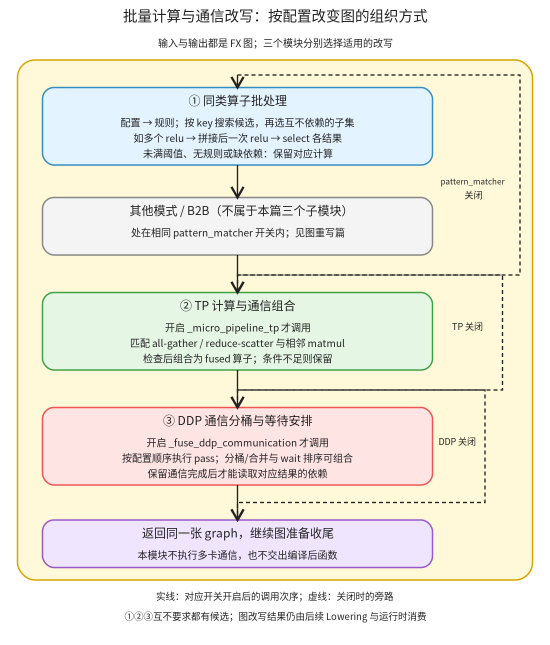
#> input picture torch/compile/inductor/assets/batch-communication.png, 1100 x 1290 px (shown at 1/2 size)
$ python batch_communication_flow.py
#> lines starting #> are read from the running program, lines starting #| are printed output that depends on the picture
"""批量与通信的三个职责及真实调用位置。"""
from pathlib import Path
from html import escape
import cairosvg
from PIL import Image,ImageOps
P=Path(__file__).resolve().parent
H=1290
a=[f'<svg xmlns="http://www.w3.org/2000/svg" width="1100" height="{H}" viewBox="0 0 1100 {H}"><defs><marker id="arr" markerWidth="9" markerHeight="9" refX="7" refY="4" orient="auto"><path d="M0 0 L7 4 L0 8" fill="none" stroke="#222" stroke-width="1.5"/></marker></defs><rect width="1100" height="{H}" fill="white"/><g font-family="Noto Sans CJK SC,sans-serif" fill="#222">']
def t(x,y,s,z=20):a.append(f'<text x="{x}" y="{y}" text-anchor="middle" font-size="{z}">{escape(s)}</text>')
def b(y,h,title,lines,fill,stroke):
 a.append(f'<rect x="85" y="{y}" width="780" height="{h}" rx="23" fill="{fill}" stroke="{stroke}" stroke-width="3"/>');t(475,y+35,title,24)
 for j,s in enumerate(lines):t(475,y+78+j*31,s,20)
def edge(d,dash=False):a.append(f'<path d="{d}" fill="none" stroke="#222" stroke-width="2.7" marker-end="url(#arr)"'+(' stroke-dasharray="8 6"' if dash else '')+'/>')
t(550,43,'批量计算与通信改写：按配置改变图的组织方式',29)
t(550,94,'输入与输出都是 FX 图；三个模块分别选择适用的改写')
a.append('<rect x="35" y="120" width="1030" height="1040" rx="35" fill="#fff9d9" stroke="#d9a300" stroke-width="3"/>')
b(175,155,'① 同类算子批处理',['配置 → 规则；按 key 搜索候选，再选互不依赖的子集','如多个 relu → 拼接后一次 relu → select 各结果','未满阈值、无规则或缺依赖：保留对应计算'],'#e3f3ff','#368dc0')
b(395,115,'其他模式 / B2B（不属于本篇三个子模块）',['处在相同 pattern_matcher 开关内；见图重写篇'],'#f4f4f4','#888')
b(585,155,'② TP 计算与通信组合',['开启 _micro_pipeline_tp 才调用','匹配 all-gather / reduce-scatter 与相邻 matmul','检查后组合为 fused 算子；条件不足则保留'],'#e5f6e5','#40a147')
b(815,155,'③ DDP 通信分桶与等待安排',['开启 _fuse_ddp_communication 才调用','按配置顺序执行 pass；分桶/合并与 wait 排序可组合','保留通信完成后才能读取对应结果的依赖'],'#ffe4e4','#ef5555')
b(1040,95,'返回同一张 graph，继续图准备收尾',['本模块不执行多卡通信，也不交出编译后函数'],'#f0e5ff','#9959c6')
edge('M475 150 V175');edge('M475 330 V395');edge('M475 510 V585');edge('M475 740 V815');edge('M475 970 V1040')
edge('M475 150 H1040 V550 H475 V585',True);t(946,369,'pattern_matcher',16);t(946,397,'关闭',18)
edge('M475 550 H1005 V780 H475 V815',True);t(934,660,'TP 关闭',18)
edge('M475 780 H970 V1005 H475 V1040',True);t(914,890,'DDP 关闭',18)
t(550,1200,'实线：对应开关开启后的调用次序；虚线：关闭时的旁路',19)
t(550,1240,'①②③互不要求都有候选；图改写结果仍由后续 Lowering 与运行时消费',19)
a.append('</g></svg>');svg=''.join(a);(P/'batch-communication.svg').write_text(svg);cairosvg.svg2png(bytestring=svg.encode(),write_to=str(P/'batch-communication.png'))
#> (this line was passed over: cairosvg is not available in this run)
im=Image.open(P/'batch-communication.png').convert('RGB');im.thumbnail((770,1000));gray=ImageOps.grayscale(im).convert('RGB');canvas=Image.new('RGB',(im.width*2,im.height),'white');canvas.paste(im,(0,0));canvas.paste(gray,(im.width,0));canvas.save(P/'batch-communication-review.png')
#> further down, im is the input picture: PIL image 1100x1290 RGB; mean R, G, B 238.4, 235.6, 223.6
#> after `im.thumbnail((770, 1000))`:
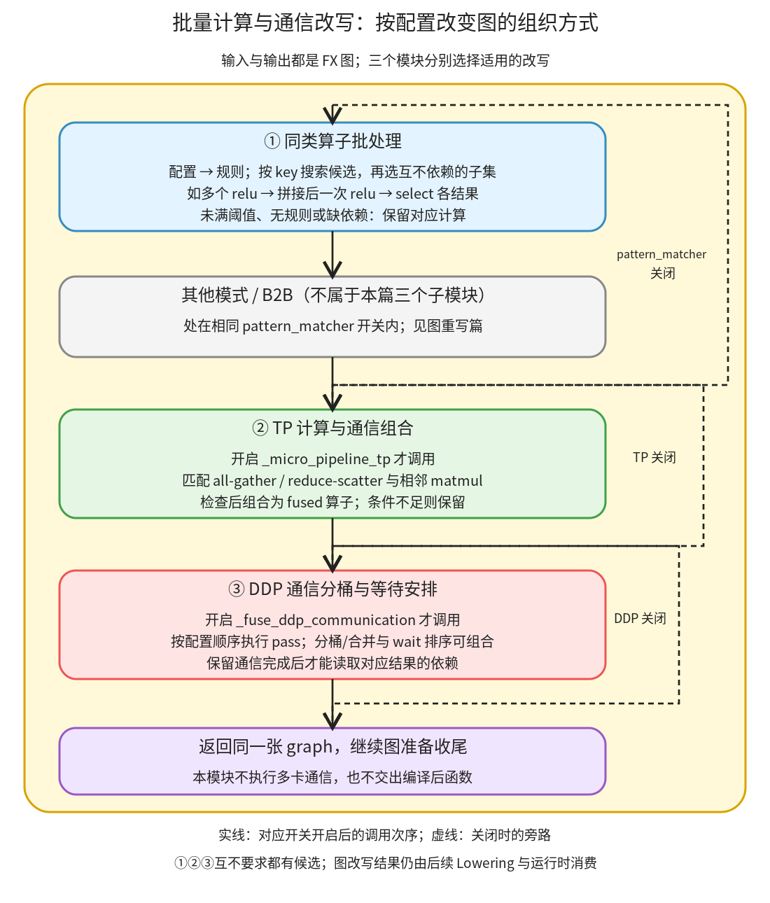
#> im: PIL image 770x903 RGB; mean R, G, B 238.3, 235.6, 223.5
#> after `gray = ImageOps.grayscale(im).convert('RGB')`:
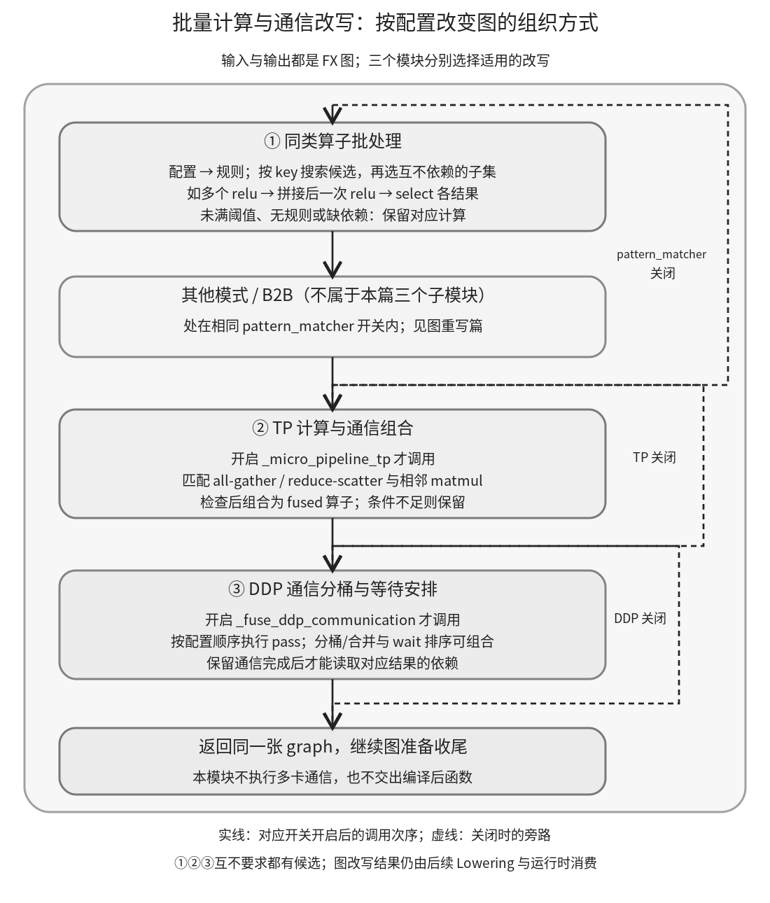
#> gray: PIL image 770x903 RGB; min 11, max 255, mean 235
#> after `canvas = Image.new('RGB', (im.width * 2, im.height), 'white')`: canvas: PIL image 1540x903 RGB; every value is 255
#> after `canvas.paste(im, (0, 0))`:
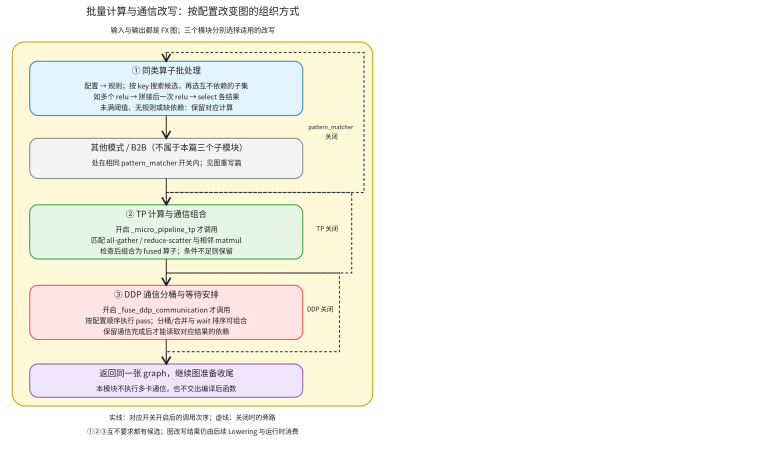
#> canvas: PIL image 1540x903 RGB (shown at 1/2 size); mean R, G, B 246.6, 245.3, 239.2
#> after `canvas.paste(gray, (im.width, 0))`:
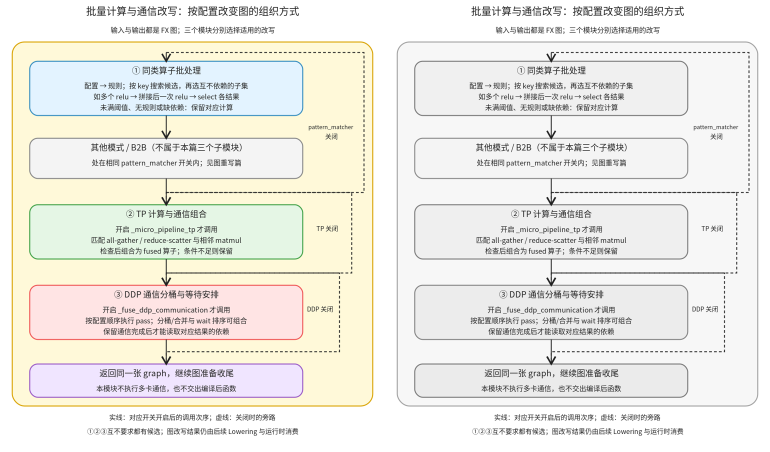
#> canvas: PIL image 1540x903 RGB (shown at 1/2 size); mean R, G, B 236.6, 235.3, 229.2

$ run again, with torch/compile/inductor/assets/algorithm-selection-review.png copied over torch/compile/inductor/assets/batch-communication.png
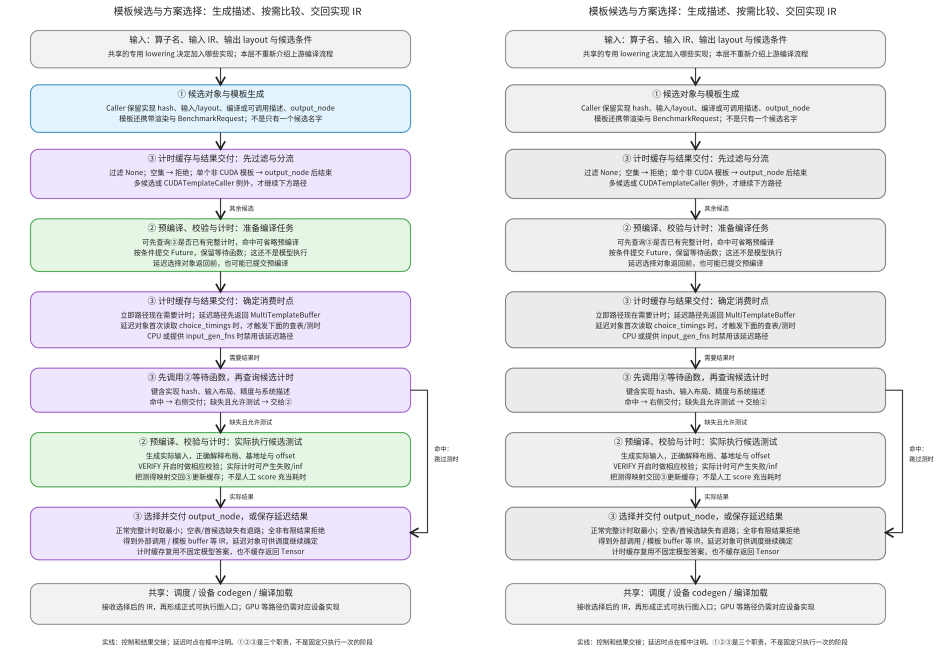
#> input picture torch/compile/inductor/assets/algorithm-selection-review.png, 1900 x 1330 px (shown at 1/2 size)
#> im is the input picture: PIL image 1900x1330 RGB; mean R, G, B 235, 235.3, 237.8
#> im: PIL image 770x539 RGB
#> `gray = ImageOps.grayscale(im).convert('RGB')`:
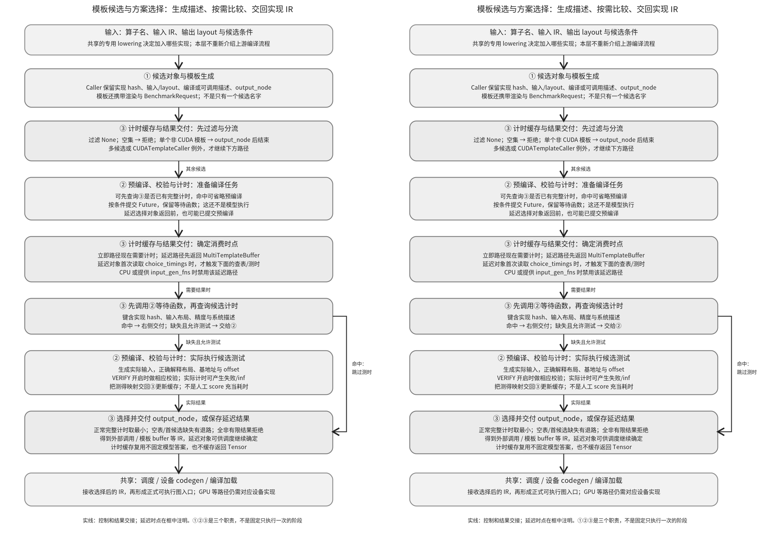
#> gray: PIL image 770x539 RGB; min 21, max 255, mean 235.3
#> canvas: PIL image 1540x539 RGB; every value is 255
#> `canvas.paste(gray, (im.width, 0))`:
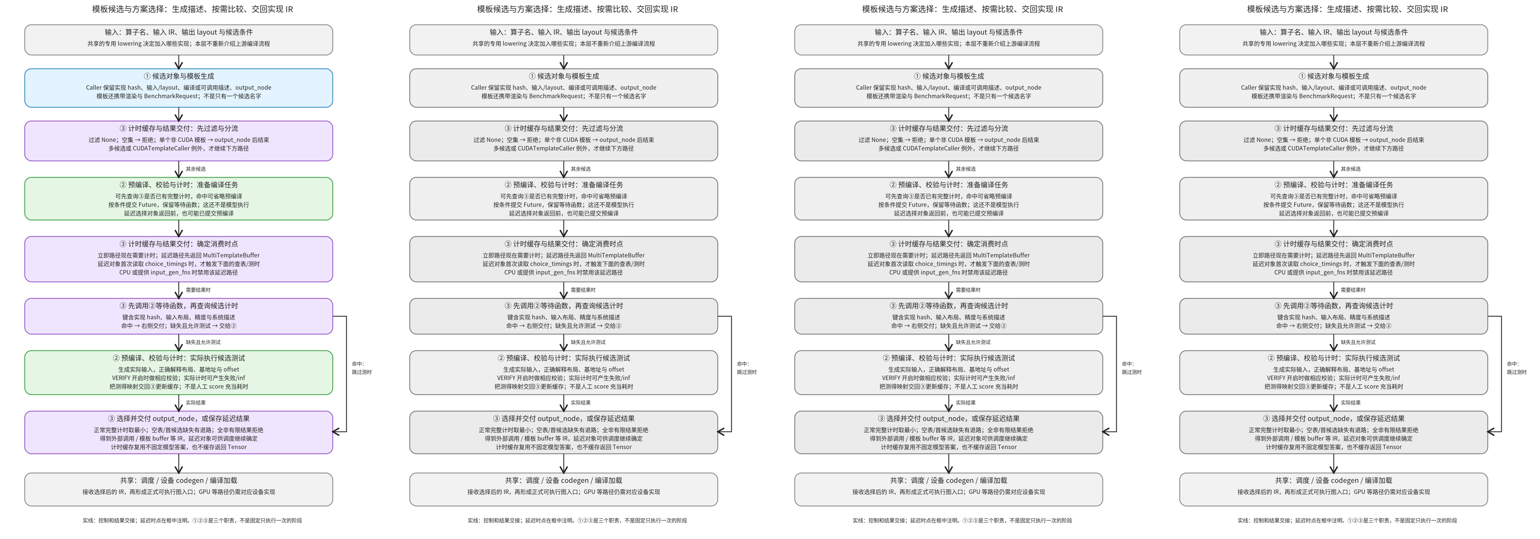
#> canvas: PIL image 1540x539 RGB; mean R, G, B 235.1, 235.2, 236.5

$ run again, with torch/compile/inductor/assets/backend-dispatch-review.png copied over torch/compile/inductor/assets/batch-communication.png
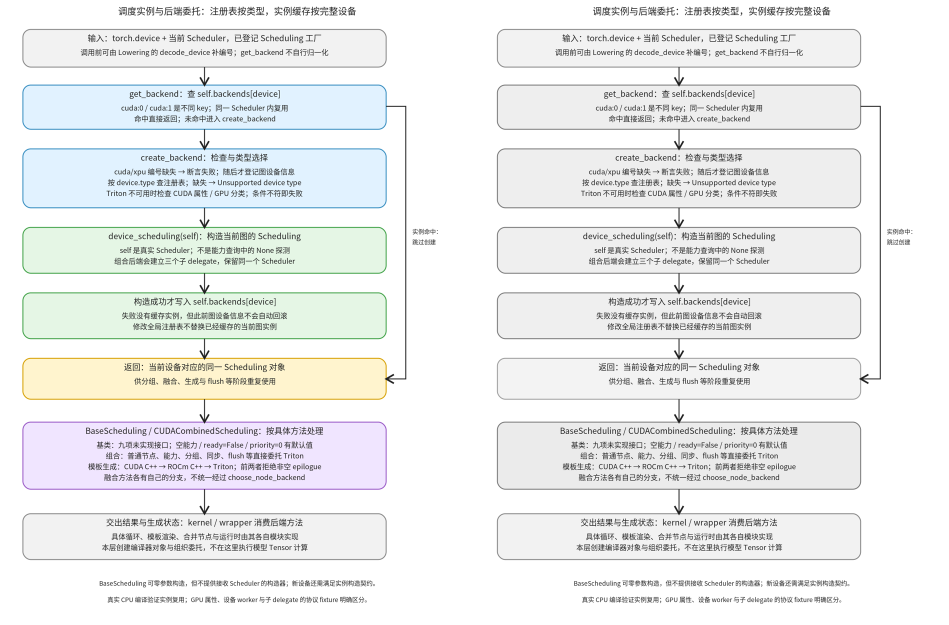
#> input picture torch/compile/inductor/assets/backend-dispatch-review.png, 1898 x 1250 px (shown at 1/2 size)
#> im is the input picture: PIL image 1898x1250 RGB; mean R, G, B 236.6, 238.1, 237.9
#> im: PIL image 770x507 RGB
#> `gray = ImageOps.grayscale(im).convert('RGB')`:
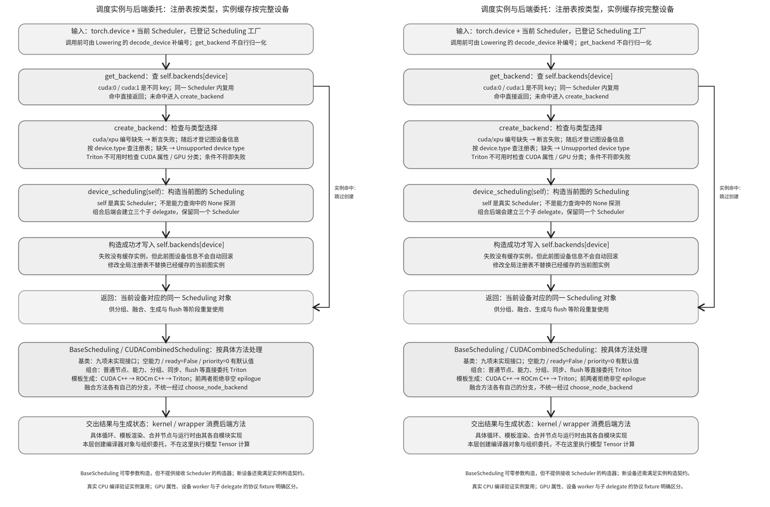
#> gray: PIL image 770x507 RGB; min 23, max 255, mean 237.5
#> canvas: PIL image 1540x507 RGB; every value is 255
#> `canvas.paste(gray, (im.width, 0))`:
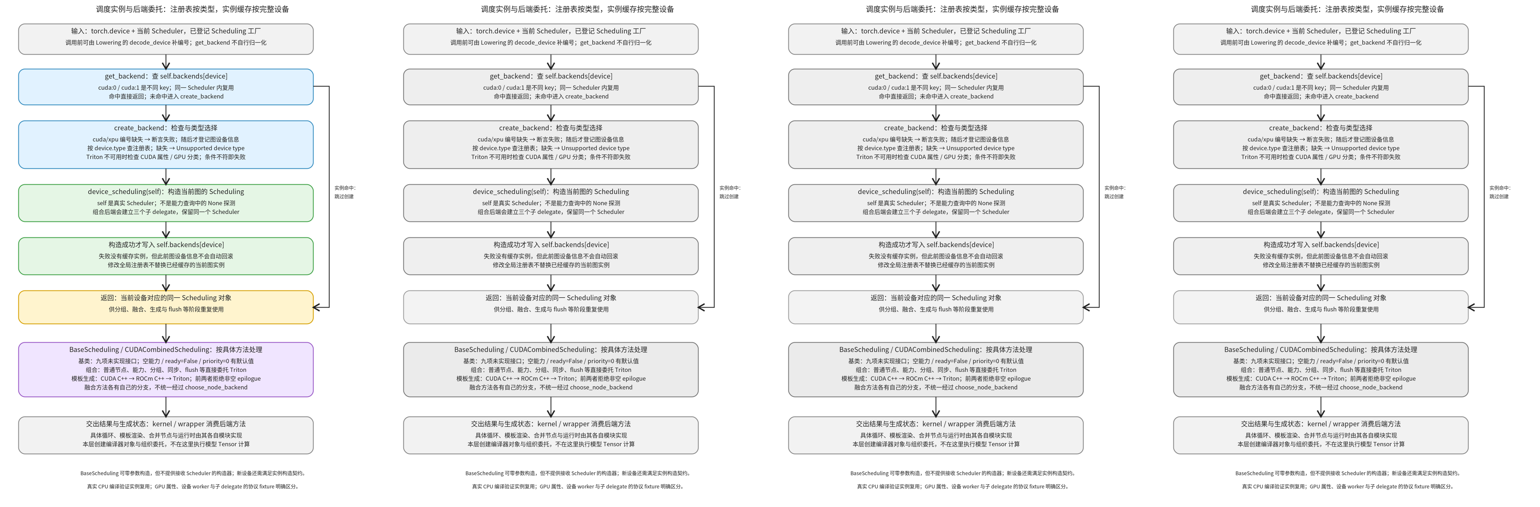
#> canvas: PIL image 1540x507 RGB; mean R, G, B 237, 237.8, 237.6
